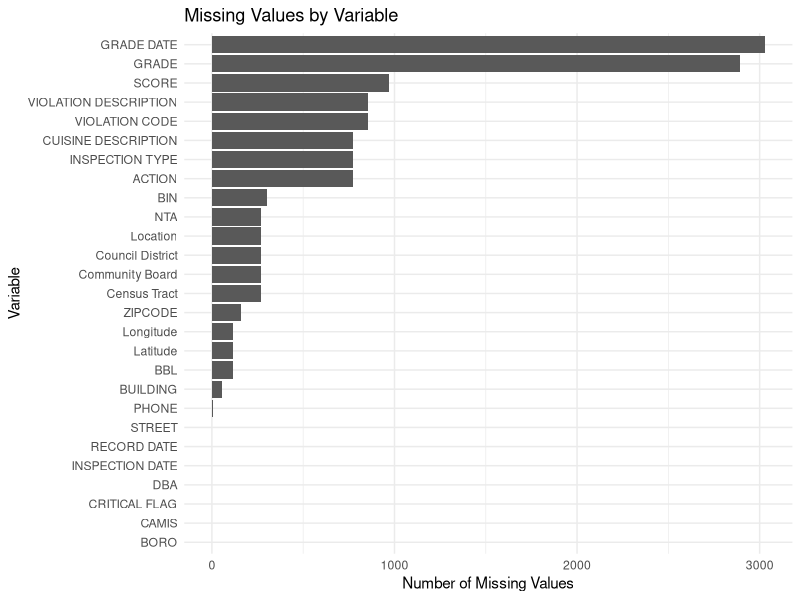
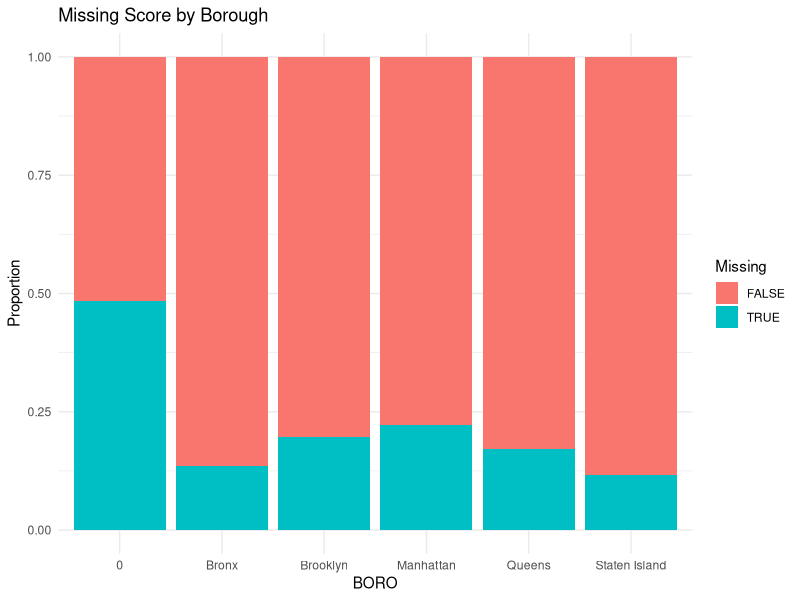
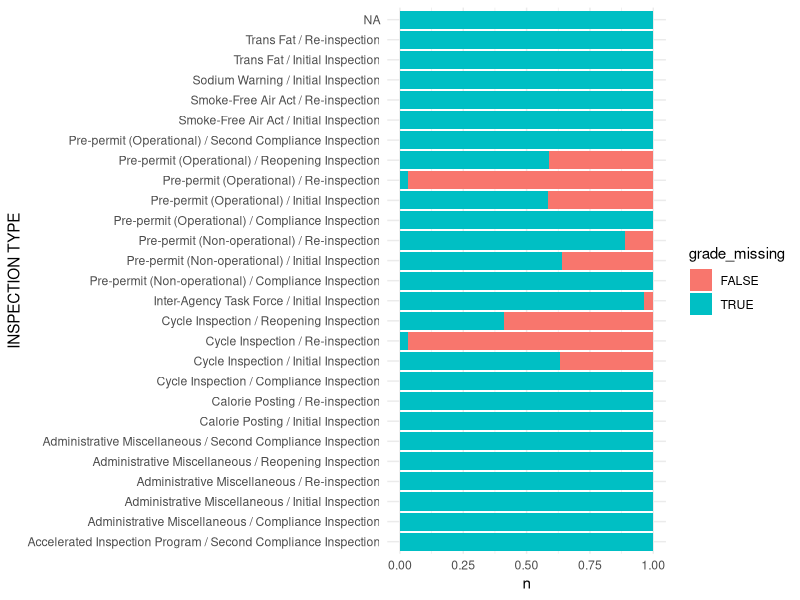

These figures' R source, in order:
## ---- chunk 1

library(readr)
library(dplyr)
library(ggplot2)
library(patchwork)

df <- read_csv("data/nyc_restaurant_sample.csv", show_col_types = FALSE)

head(df)

## ---- chunk 2

missing_count <- data.frame(variable = names(df), missing = colSums(is.na(df)))

ggplot(missing_count, aes(x = reorder(variable, missing), y = missing)) +
  geom_col() +
  coord_flip() +
  labs(title = "Missing Values by Variable", x = "Variable", y = "Number of Missing Values") +
  theme_minimal()

## ---- chunk 3

df %>%
  mutate(score_missing = is.na(SCORE)) %>%
  count(BORO, score_missing) %>%
  ggplot(aes(x = BORO, y = n, fill = score_missing)) +
  geom_col(position = "fill") +
  labs(title = "Missing Score by Borough", y = "Proportion", fill = "Missing") +
  theme_minimal()

## ---- chunk 4

df %>%
  mutate(grade_missing = is.na(GRADE)) %>%
  count(`INSPECTION TYPE`, grade_missing) %>%
  ggplot(aes(x = `INSPECTION TYPE`, y = n, fill = grade_missing)) +
  geom_col(position = "fill") +
  coord_flip() +
  theme_minimal()

## ---- chunk 5



## ---- chunk 6



## ---- chunk 7
